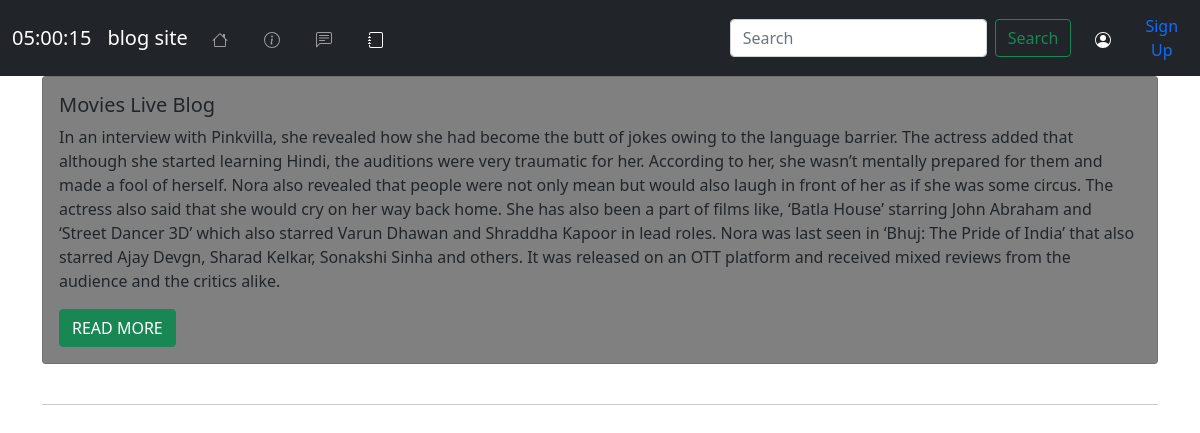
Screenshot of /blog/ with the database file from the repository.
### blog/models.py (models this page shows)
class post(models.Model):
    blog_id= models.AutoField(primary_key=True)
    title= models.CharField(max_length=20)
    blog_post= models.TextField()
    auther_name= models.CharField(max_length=50)
    pub_date= models.CharField(max_length=10)
    slug= models.CharField(max_length=20)
    def __str__(self):
        return str(self.title)

### blog/views.py (the view)
# urls.py: path('',views.home,name='home'),
def home(request):
    prod=post.objects.all()
    print(prod)
    allprod={'allprod':prod}
    return render(request,'blog/home.html',allprod)

### templates/blog/home.html (shortened to what this page needs)
 {% extends 'base.html' %}
 {% block blog %} active{% endblock blog %}
 {% block body %}
 <div class="container">
 {% for i in allprod %}
 <div class="card " style='background:grey;'>
 <div class="card-body">
    <h5 class="card-title">{{i.title}}</h5>
    <p class="card-text">{{i.blog_post}} </p>
    <a href="/blog/{{i.slug}}/" class="btn btn-success">READ MORE </a>
  </div>
  </div>
  <br>
  <hr>
  <br>
  {% endfor %}
  </div>
  {% endblock body %}

### templates/base.html (shortened to what this page needs)
<!doctype html>
<html lang="en">
<head>
  <link href="https://cdn.jsdelivr.net/npm/bootstrap@5.1.1/dist/css/bootstrap.min.css" rel="stylesheet"
>
</head>
<body>
  <nav class="navbar navbar-expand-lg navbar-dark bg-dark">
    <div class="container-fluid">
      <a class="navbar-brand" href="#" id='clock'> </a>
      <a class="navbar-brand" href="#">blog site</a>
      <div class="collapse navbar-collapse" id="navbarSupportedContent">
        <ul class="navbar-nav me-auto mb-2 mb-lg-0">
          <li class="nav-item ">
            <a class="nav-link {% block home %}{% endblock home %}" aria-current="page" href="/"></a>
          </li>
          <li style='padding:10px;'> </li>
          <li class="nav-item">
            <a class="nav-link  {% block about %}{% endblock about %}" href="/about/"></a>
          </li>
          <li style='padding:10px;'> </li>
          <li class="nav-item ">
            <a class="nav-link {% block contact %}{% endblock contact %}" href="/cntact/"></a>
          </li>
          <li style='padding:10px;'> </li>
          <li class="nav-item ">
            <a class="nav-link {% block blog %}{% endblock blog %}" href="/blog/"></a>
          </li>
          <li style='padding:10px;'> </li>
        </ul>
        <form class="d-flex" method='get' action='/search/'>
          <input name='search' id='search' class="form-control me-2" type="search" placeholder="Search"
            aria-label="Search">
          <button class="btn btn-outline-success" type="submit">Search</button>
        </form>
      </div>
    </div>
    <button type="button" class="btn btn-dark" style='border:none; text-decoration:none;' data-bs-toggle="modal"
      data-bs-target="#staticBackdrop2">
    </button>
    <button type="button" class="btn btn-link" style='border:none; text-decoration:none;' data-bs-toggle="modal"
      data-bs-target="#staticBackdrop">
      Sign Up
    </button>
  </nav>
  {% block body %}{% endblock body %}
</body>
</html>

### rows the page displays
post: title "Movies Live Blog", blog_post "In an interview with Pinkvilla, she revealed how she had become the butt of jokes owing to the language barrier. The actress added that although she started learning Hindi, the auditions were very traumatic for her. According to her, she wasn’t mentally prepared for them and made a fool of herself. Nora also revealed that people were not only mean but would also laugh in front of her as if she was some circus. The actress also said that she would cry on her way back home. She has also been a part of films like, ‘Batla House’ starring John Abraham and ‘Street Dancer 3D’ which also starred Varun Dhawan and Shraddha Kapoor in lead roles. Nora was last seen in ‘Bhuj: The Pride of India’ that…"
